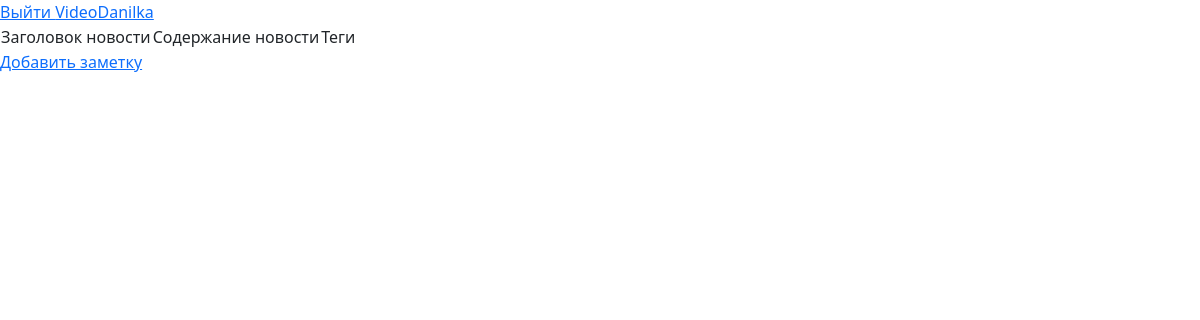
Page /news/ (signed in) on the earlier database version.
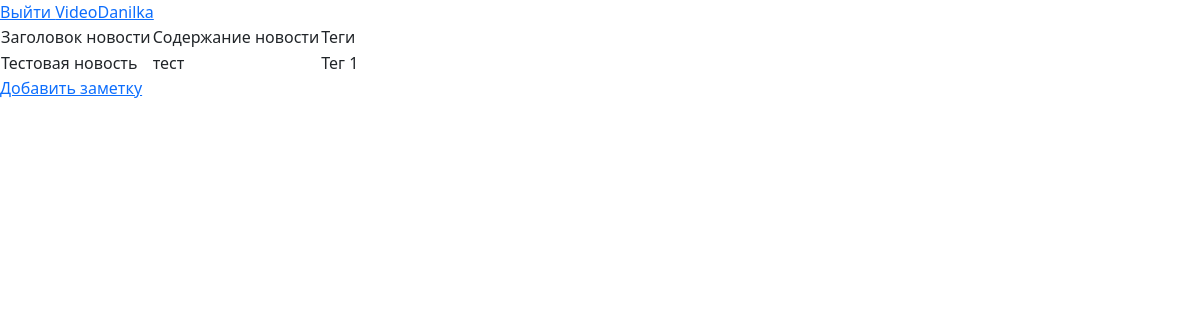
Same page on the later database version.
### manage_news/models.py (models this page shows, shortened)
class News(models.Model):
    CATEGORIES = (
        ('education', 'образование'),
        ('society', 'общество'),
        ('IT', 'ИТ')
    )
    title = models.CharField(max_length=50, verbose_name='Заголовок')
    image = models.ImageField(upload_to='image', verbose_name='Картинка', blank=True)
    content = models.TextField(max_length=1500, verbose_name='Тексть новости')
    file_field = models.FileField(upload_to='file', verbose_name='Файл')
    is_urgent = models.BooleanField(default=False, verbose_name='Срочно')
    category = models.CharField(max_length=30, verbose_name='Категория', choices=CATEGORIES)
    author = models.ForeignKey(User, on_delete=models.CASCADE, verbose_name='Автор')
    tags = models.ManyToManyField('Tag', verbose_name='Теги')
    def get_tags(self):
        tags_li = self.tags.all()
        res = []
        for tag in tags_li:
            res.append(tag.title)
        return ', '.join(res)
    class Meta:
        verbose_name = 'Новость'
        verbose_name_plural = 'Новости'

class Tag(models.Model):
    title = models.CharField(max_length=50, verbose_name='Тег')
    date_created = models.DateTimeField(auto_now_add='True', )
    class Meta:
        verbose_name = 'Тег'
        verbose_name_plural = 'Теги'

### manage_news/views.py (the view)
# urls.py: path('', views.MainView.as_view()),
class MainView(TemplateView):
    template_name = 'news_main.html'
    def get(self, request):
        if request.user.is_authenticated:
            news = News.objects.filter(author=request.user)
            ctx = {'news': news}
            return render(request, self.template_name, ctx)
        else:
            return render(request, self.template_name, {})

### manage_news/templates/news_main.html (shortened to what this page needs)
<!DOCTYPE html>
<html lang="en">
<head>
    <link href="https://cdn.jsdelivr.net/npm/bootstrap@5.3.0-alpha1/dist/css/bootstrap.min.css"
          rel="stylesheet"
>
</head>
<body>
{% if user.is_authenticated %}
    <a href="/news/logout">Выйти {{ user.username }}</a>
{% else %}
    <a href="/news/login">Войти</a>
{% endif %}
{% block content %}
    {% if user.is_authenticated %}
        <table>
        <tr>
            <td>Заголовок новости</td>
            <td>Содержание новости</td>
            <td>Теги</td>
        </tr>
        {% for item in news %}
        <tr>
            <td><a href="edit_news/{{ item.id }}"></a>{{ item.title }}</td>
            <td>{{ item.content }}</td>
            <td>{{ item.get_tags }}</td>
        </tr>
        {% endfor %}
    </table>
    <a href="add_news">Добавить заметку</a>
    {% else %}
        <div>Нет контента</div>
    {% endif %}
{% endblock %}
</body>
</html>

Differences in the rows shown:
added News: title "Тестовая новость", content "тест", get_tags "Тег 1"
